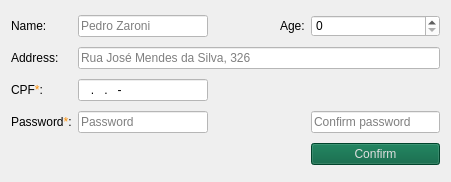
    <widget class="QWidget" name="gridLayoutWidget_7">
     <property name="geometry">
      <rect>
       <x>180</x>
       <y>190</y>
       <width>451</width>
       <height>182</height>
      </rect>
     </property>
     <layout class="QGridLayout" name="gridLayout_9">
      <item row="3" column="0">
       <widget class="QLabel" name="register_lbl_password">
        <property name="styleSheet">
         <string notr="true">font: 25 10pt &quot;Segoe UI Semilight&quot;;</string>
        </property>
        <property name="text">
         <string>&lt;html&gt;&lt;head/&gt;&lt;body&gt;&lt;p&gt;Password&lt;span style=&quot; color:#fe9007;&quot;&gt;*&lt;/span&gt;:&lt;/p&gt;&lt;/body&gt;&lt;/html&gt;</string>
        </property>
       </widget>
      </item>
      <item row="2" column="0">
       <widget class="QLabel" name="register_lbl_cpf">
        <property name="styleSheet">
         <string notr="true">font: 25 10pt &quot;Segoe UI Semilight&quot;;</string>
        </property>
        <property name="text">
         <string>&lt;html&gt;&lt;head/&gt;&lt;body&gt;&lt;p&gt;CPF&lt;span style=&quot; color:#fe9007;&quot;&gt;*&lt;/span&gt;:&lt;/p&gt;&lt;/body&gt;&lt;/html&gt;</string>
        </property>
       </widget>
      </item>
      <item row="0" column="2">
       <spacer name="horizontalSpacer_25">
        <property name="orientation">
         <enum>Qt::Horizontal</enum>
        </property>
        <property name="sizeType">
         <enum>QSizePolicy::Fixed</enum>
        </property>
        <property name="sizeHint" stdset="0">
         <size>
          <width>60</width>
          <height>20</height>
         </size>
        </property>
       </spacer>
      </item>
      <item row="0" column="0">
       <widget class="QLabel" name="register_lbl_name">
        <property name="styleSheet">
         <string notr="true">font: 25 10pt &quot;Segoe UI Semilight&quot;;</string>
        </property>
        <property name="text">
         <string>Name:</string>
        </property>
       </widget>
      </item>
      <item row="0" column="3">
       <widget class="QLabel" name="register_lbl_age">
        <property name="text">
         <string>Age:</string>
        </property>
       </widget>
      </item>
      <item row="1" column="0">
       <widget class="QLabel" name="register_lbl_address">
        <property name="styleSheet">
         <string notr="true">font: 25 10pt &quot;Segoe UI Semilight&quot;;</string>
        </property>
        <property name="text">
         <string>Address:</string>
        </property>
       </widget>
      </item>
      <item row="3" column="1">
       <widget class="QLineEdit" name="register_input_password">
        <property name="palette">
         <palette>
          <active>
           <colorrole role="Button">
            <brush brushstyle="SolidPattern">
             <color alpha="255">
              <red>255</red>
              <green>255</green>
              <blue>255</blue>
             </color>
            </brush>
           </colorrole>
           <colorrole role="Base">
            <brush brushstyle="SolidPattern">
             <color alpha="255">
              <red>255</red>
              <green>255</green>
              <blue>255</blue>
             </color>
            </brush>
           </colorrole>
           <colorrole role="Window">
            <brush brushstyle="SolidPattern">
             <color alpha="255">
              <red>255</red>
              <green>255</green>
              <blue>255</blue>
             </color>
            </brush>
           </colorrole>
           <colorrole role="Highlight">
            <brush brushstyle="SolidPattern">
             <color alpha="255">
              <red>254</red>
              <green>144</green>
              <blue>7</blue>
             </color>
            </brush>
           </colorrole>
           <colorrole role="AlternateBase">
            <brush brushstyle="SolidPattern">
             <color alpha="255">
              <red>111</red>
              <green>161</green>
              <blue>143</blue>
             </color>
            </brush>
           </colorrole>
          </active>
          <inactive>
           <colorrole role="Button">
            <brush brushstyle="SolidPattern">
             <color alpha="255">
              <red>255</red>
              <green>255</green>
              <blue>255</blue>
             </color>
            </brush>
           </colorrole>
           <colorrole role="Base">
            <brush brushstyle="SolidPattern">
             <color alpha="255">
              <red>255</red>
              <green>255</green>
              <blue>255</blue>
             </color>
            </brush>
           </colorrole>
           <colorrole role="Window">
            <brush brushstyle="SolidPattern">
             <color alpha="255">
              <red>255</red>
              <green>255</green>
              <blue>255</blue>
             </color>
            </brush>
           </colorrole>
           <colorrole role="Highlight">
            <brush brushstyle="SolidPattern">
             <color alpha="255">
              <red>254</red>
              <green>144</green>
              <blue>7</blue>
             </color>
            </brush>
           </colorrole>
           <colorrole role="AlternateBase">
            <brush brushstyle="SolidPattern">
             <color alpha="255">
              <red>111</red>
              <green>161</green>
              <blue>143</blue>
             </color>
            </brush>
           </colorrole>
          </inactive>
          <disabled>
           <colorrole role="Button">
            <brush brushstyle="SolidPattern">
             <color alpha="255">
              <red>255</red>
              <green>255</green>
              <blue>255</blue>
             </color>
            </brush>
           </colorrole>
           <colorrole role="Base">
            <brush brushstyle="SolidPattern">
             <color alpha="255">
              <red>255</red>
              <green>255</green>
              <blue>255</blue>
             </color>
            </brush>
           </colorrole>
           <colorrole role="Window">
            <brush brushstyle="SolidPattern">
             <color alpha="255">
              <red>255</red>
              <green>255</green>
              <blue>255</blue>
             </color>
            </brush>
           </colorrole>
           <colorrole role="Highlight">
            <brush brushstyle="SolidPattern">
             <color alpha="255">
              <red>254</red>
              <green>144</green>
              <blue>7</blue>
             </color>
            </brush>
           </colorrole>
           <colorrole role="AlternateBase">
            <brush brushstyle="SolidPattern">
             <color alpha="255">
              <red>111</red>
              <green>161</green>
              <blue>143</blue>
             </color>
            </brush>
           </colorrole>
          </disabled>
         </palette>
        </property>
        <property name="styleSheet">
         <string notr="true">font: 25 10pt &quot;Segoe UI Semilight&quot;;background-color: rgb(255, 255, 255);
border-color: rgb(255, 255, 255);</string>
        </property>
        <property name="echoMode">
         <enum>QLineEdit::Password</enum>
        </property>
        <property name="placeholderText">
         <string>Password</string>
        </property>
       </widget>
      </item>
      <item row="0" column="4">
       <widget class="QSpinBox" name="register_input_age">
        <property name="minimumSize">
         <size>
          <width>121</width>
          <height>20</height>
         </size>
        </property>
        <property name="palette">
         <palette>
          <active>
           <colorrole role="Button">
            <brush brushstyle="SolidPattern">
             <color alpha="255">
              <red>255</red>
              <green>255</green>
              <blue>255</blue>
             </color>
            </brush>
           </colorrole>
           <colorrole role="Base">
            <brush brushstyle="SolidPattern">
             <color alpha="255">
              <red>255</red>
              <green>255</green>
              <blue>255</blue>
             </color>
            </brush>
           </colorrole>
           <colorrole role="Window">
            <brush brushstyle="SolidPattern">
             <color alpha="255">
              <red>255</red>
              <green>255</green>
              <blue>255</blue>
             </color>
            </brush>
           </colorrole>
           <colorrole role="Highlight">
            <brush brushstyle="SolidPattern">
             <color alpha="255">
              <red>254</red>
              <green>144</green>
              <blue>7</blue>
             </color>
            </brush>
           </colorrole>
           <colorrole role="AlternateBase">
            <brush brushstyle="SolidPattern">
             <color alpha="255">
              <red>111</red>
              <green>161</green>
              <blue>143</blue>
             </color>
            </brush>
           </colorrole>
          </active>
          <inactive>
           <colorrole role="Button">
            <brush brushstyle="SolidPattern">
             <color alpha="255">
              <red>255</red>
              <green>255</green>
              <blue>255</blue>
             </color>
            </brush>
           </colorrole>
           <colorrole role="Base">
            <brush brushstyle="SolidPattern">
             <color alpha="255">
              <red>255</red>
              <green>255</green>
              <blue>255</blue>
             </color>
            </brush>
           </colorrole>
           <colorrole role="Window">
            <brush brushstyle="SolidPattern">
             <color alpha="255">
              <red>255</red>
              <green>255</green>
              <blue>255</blue>
             </color>
            </brush>
           </colorrole>
           <colorrole role="Highlight">
            <brush brushstyle="SolidPattern">
             <color alpha="255">
              <red>254</red>
              <green>144</green>
              <blue>7</blue>
             </color>
            </brush>
           </colorrole>
           <colorrole role="AlternateBase">
            <brush brushstyle="SolidPattern">
             <color alpha="255">
              <red>111</red>
              <green>161</green>
              <blue>143</blue>
             </color>
            </brush>
           </colorrole>
          </inactive>
          <disabled>
           <colorrole role="Button">
            <brush brushstyle="SolidPattern">
             <color alpha="255">
              <red>255</red>
              <green>255</green>
              <blue>255</blue>
             </color>
            </brush>
           </colorrole>
           <colorrole role="Base">
            <brush brushstyle="SolidPattern">
             <color alpha="255">
              <red>255</red>
              <green>255</green>
              <blue>255</blue>
             </color>
            </brush>
           </colorrole>
           <colorrole role="Window">
            <brush brushstyle="SolidPattern">
             <color alpha="255">
              <red>255</red>
              <green>255</green>
              <blue>255</blue>
             </color>
            </brush>
           </colorrole>
           <colorrole role="Highlight">
            <brush brushstyle="SolidPattern">
             <color alpha="255">
              <red>254</red>
              <green>144</green>
              <blue>7</blue>
             </color>
            </brush>
           </colorrole>
           <colorrole role="AlternateBase">
            <brush brushstyle="SolidPattern">
             <color alpha="255">
              <red>111</red>
              <green>161</green>
              <blue>143</blue>
             </color>
            </brush>
           </colorrole>
          </disabled>
         </palette>
        </property>
        <property name="styleSheet">
         <string notr="true">font: 25 10pt &quot;Segoe UI Semilight&quot;;background-color: rgb(255, 255, 255);
border-color: rgb(255, 255, 255);</string>
        </property>
        <property name="maximum">
         <number>130</number>
        </property>
       </widget>
      </item>
      <item row="0" column="1">
       <widget class="QLineEdit" name="register_input_name">
        <property name="palette">
         <palette>
          <active>
           <colorrole role="Button">
            <brush brushstyle="SolidPattern">
             <color alpha="255">
              <red>255</red>
              <green>255</green>
              <blue>255</blue>
             </color>
            </brush>
           </colorrole>
           <colorrole role="Base">
            <brush brushstyle="SolidPattern">
             <color alpha="255">
              <red>255</red>
              <green>255</green>
              <blue>255</blue>
             </color>
            </brush>
           </colorrole>
           <colorrole role="Window">
            <brush brushstyle="SolidPattern">
             <color alpha="255">
              <red>255</red>
              <green>255</green>
              <blue>255</blue>
             </color>
            </brush>
           </colorrole>
           <colorrole role="Highlight">
            <brush brushstyle="SolidPattern">
             <color alpha="255">
              <red>254</red>
              <green>144</green>
              <blue>7</blue>
             </color>
            </brush>
           </colorrole>
           <colorrole role="AlternateBase">
            <brush brushstyle="SolidPattern">
             <color alpha="255">
              <red>111</red>
              <green>161</green>
              <blue>143</blue>
             </color>
            </brush>
           </colorrole>
          </active>
          <inactive>
           <colorrole role="Button">
            <brush brushstyle="SolidPattern">
             <color alpha="255">
              <red>255</red>
              <green>255</green>
              <blue>255</blue>
             </color>
            </brush>
           </colorrole>
           <colorrole role="Base">
            <brush brushstyle="SolidPattern">
             <color alpha="255">
              <red>255</red>
              <green>255</green>
              <blue>255</blue>
             </color>
            </brush>
           </colorrole>
           <colorrole role="Window">
            <brush brushstyle="SolidPattern">
             <color alpha="255">
              <red>255</red>
              <green>255</green>
              <blue>255</blue>
             </color>
            </brush>
           </colorrole>
           <colorrole role="Highlight">
            <brush brushstyle="SolidPattern">
             <color alpha="255">
              <red>254</red>
              <green>144</green>
              <blue>7</blue>
             </color>
            </brush>
           </colorrole>
           <colorrole role="AlternateBase">
            <brush brushstyle="SolidPattern">
             <color alpha="255">
              <red>111</red>
              <green>161</green>
              <blue>143</blue>
             </color>
            </brush>
           </colorrole>
          </inactive>
          <disabled>
           <colorrole role="Button">
            <brush brushstyle="SolidPattern">
             <color alpha="255">
              <red>255</red>
              <green>255</green>
              <blue>255</blue>
             </color>
            </brush>
           </colorrole>
           <colorrole role="Base">
            <brush brushstyle="SolidPattern">
             <color alpha="255">
              <red>255</red>
              <green>255</green>
              <blue>255</blue>
             </color>
            </brush>
           </colorrole>
           <colorrole role="Window">
            <brush brushstyle="SolidPattern">
             <color alpha="255">
              <red>255</red>
              <green>255</green>
              <blue>255</blue>
             </color>
            </brush>
           </colorrole>
           <colorrole role="Highlight">
            <brush brushstyle="SolidPattern">
             <color alpha="255">
              <red>254</red>
              <green>144</green>
              <blue>7</blue>
             </color>
            </brush>
           </colorrole>
           <colorrole role="AlternateBase">
            <brush brushstyle="SolidPattern">
             <color alpha="255">
              <red>111</red>
              <green>161</green>
              <blue>143</blue>
             </color>
            </brush>
           </colorrole>
          </disabled>
         </palette>
        </property>
        <property name="styleSheet">
         <string notr="true">background-color: rgb(255, 255, 255);
font: 25 10pt &quot;Segoe UI Semilight&quot;;border-color: rgb(255, 255, 255);</string>
        </property>
        <property name="placeholderText">
         <string>Pedro Zaroni</string>
        </property>
       </widget>
      </item>
      <item row="2" column="1">
       <widget class="QLineEdit" name="register_input_cpf">
        <property name="palette">
         <palette>
          <active>
           <colorrole role="Button">
            <brush brushstyle="SolidPattern">
             <color alpha="255">
              <red>255</red>
              <green>255</green>
              <blue>255</blue>
             </color>
            </brush>
           </colorrole>
           <colorrole role="Base">
            <brush brushstyle="SolidPattern">
             <color alpha="255">
              <red>255</red>
              <green>255</green>
              <blue>255</blue>
             </color>
            </brush>
           </colorrole>
           <colorrole role="Window">
            <brush brushstyle="SolidPattern">
             <color alpha="255">
              <red>255</red>
              <green>255</green>
              <blue>255</blue>
             </color>
            </brush>
           </colorrole>
           <colorrole role="Highlight">
            <brush brushstyle="SolidPattern">
             <color alpha="255">
              <red>254</red>
              <green>144</green>
              <blue>7</blue>
             </color>
            </brush>
           </colorrole>
           <colorrole role="AlternateBase">
            <brush brushstyle="SolidPattern">
             <color alpha="255">
              <red>111</red>
              <green>161</green>
              <blue>143</blue>
             </color>
            </brush>
           </colorrole>
          </active>
          <inactive>
           <colorrole role="Button">
            <brush brushstyle="SolidPattern">
             <color alpha="255">
              <red>255</red>
              <green>255</green>
              <blue>255</blue>
             </color>
            </brush>
           </colorrole>
           <colorrole role="Base">
            <brush brushstyle="SolidPattern">
             <color alpha="255">
              <red>255</red>
              <green>255</green>
              <blue>255</blue>
             </color>
            </brush>
           </colorrole>
           <colorrole role="Window">
            <brush brushstyle="SolidPattern">
             <color alpha="255">
              <red>255</red>
              <green>255</green>
              <blue>255</blue>
             </color>
            </brush>
           </colorrole>
           <colorrole role="Highlight">
            <brush brushstyle="SolidPattern">
             <color alpha="255">
              <red>254</red>
              <green>144</green>
              <blue>7</blue>
             </color>
            </brush>
           </colorrole>
           <colorrole role="AlternateBase">
            <brush brushstyle="SolidPattern">
             <color alpha="255">
              <red>111</red>
              <green>161</green>
              <blue>143</blue>
             </color>
            </brush>
           </colorrole>
          </inactive>
          <disabled>
           <colorrole role="Button">
            <brush brushstyle="SolidPattern">
             <color alpha="255">
              <red>255</red>
              <green>255</green>
              <blue>255</blue>
             </color>
            </brush>
           </colorrole>
           <colorrole role="Base">
            <brush brushstyle="SolidPattern">
             <color alpha="255">
              <red>255</red>
              <green>255</green>
              <blue>255</blue>
             </color>
            </brush>
           </colorrole>
           <colorrole role="Window">
            <brush brushstyle="SolidPattern">
             <color alpha="255">
              <red>255</red>
              <green>255</green>
              <blue>255</blue>
             </color>
            </brush>
           </colorrole>
           <colorrole role="Highlight">
            <brush brushstyle="SolidPattern">
             <color alpha="255">
              <red>254</red>
              <green>144</green>
              <blue>7</blue>
             </color>
            </brush>
           </colorrole>
           <colorrole role="AlternateBase">
            <brush brushstyle="SolidPattern">
             <color alpha="255">
              <red>111</red>
              <green>161</green>
              <blue>143</blue>
             </color>
            </brush>
           </colorrole>
          </disabled>
         </palette>
        </property>
        <property name="styleSheet">
         <string notr="true">font: 25 10pt &quot;Segoe UI Semilight&quot;;background-color: rgb(255, 255, 255);
border-color: rgb(255, 255, 255);</string>
        </property>
        <property name="inputMask">
         <string>999.999.999-99; </string>
        </property>
        <property name="placeholderText">
         <string/>
        </property>
        <property name="cursorMoveStyle">
         <enum>Qt::LogicalMoveStyle</enum>
        </property>
       </widget>
      </item>
      <item row="1" column="1" colspan="4">
       <widget class="QLineEdit" name="register_input_address">
        <property name="palette">
         <palette>
          <active>
           <colorrole role="Button">
            <brush brushstyle="SolidPattern">
             <color alpha="255">
              <red>255</red>
              <green>255</green>
              <blue>255</blue>
             </color>
            </brush>
           </colorrole>
           <colorrole role="Base">
            <brush brushstyle="SolidPattern">
             <color alpha="255">
              <red>255</red>
              <green>255</green>
              <blue>255</blue>
             </color>
            </brush>
           </colorrole>
           <colorrole role="Window">
            <brush brushstyle="SolidPattern">
             <color alpha="255">
              <red>255</red>
              <green>255</green>
              <blue>255</blue>
             </color>
            </brush>
           </colorrole>
           <colorrole role="Highlight">
            <brush brushstyle="SolidPattern">
             <color alpha="255">
              <red>254</red>
              <green>144</green>
              <blue>7</blue>
             </color>
            </brush>
           </colorrole>
           <colorrole role="AlternateBase">
            <brush brushstyle="SolidPattern">
             <color alpha="255">
              <red>111</red>
              <green>161</green>
              <blue>143</blue>
             </color>
            </brush>
           </colorrole>
          </active>
          <inactive>
           <colorrole role="Button">
            <brush brushstyle="SolidPattern">
             <color alpha="255">
              <red>255</red>
              <green>255</green>
              <blue>255</blue>
             </color>
            </brush>
           </colorrole>
           <colorrole role="Base">
            <brush brushstyle="SolidPattern">
             <color alpha="255">
              <red>255</red>
              <green>255</green>
              <blue>255</blue>
             </color>
            </brush>
           </colorrole>
           <colorrole role="Window">
            <brush brushstyle="SolidPattern">
             <color alpha="255">
              <red>255</red>
              <green>255</green>
              <blue>255</blue>
             </color>
            </brush>
           </colorrole>
           <colorrole role="Highlight">
            <brush brushstyle="SolidPattern">
             <color alpha="255">
              <red>254</red>
              <green>144</green>
              <blue>7</blue>
             </color>
            </brush>
           </colorrole>
           <colorrole role="AlternateBase">
            <brush brushstyle="SolidPattern">
             <color alpha="255">
              <red>111</red>
              <green>161</green>
              <blue>143</blue>
             </color>
            </brush>
           </colorrole>
          </inactive>
          <disabled>
           <colorrole role="Button">
            <brush brushstyle="SolidPattern">
             <color alpha="255">
              <red>255</red>
              <green>255</green>
              <blue>255</blue>
             </color>
            </brush>
           </colorrole>
           <colorrole role="Base">
            <brush brushstyle="SolidPattern">
             <color alpha="255">
              <red>255</red>
              <green>255</green>
              <blue>255</blue>
             </color>
            </brush>
           </colorrole>
           <colorrole role="Window">
            <brush brushstyle="SolidPattern">
             <color alpha="255">
              <red>255</red>
              <green>255</green>
              <blue>255</blue>
             </color>
            </brush>
           </colorrole>
           <colorrole role="Highlight">
            <brush brushstyle="SolidPattern">
             <color alpha="255">
              <red>254</red>
              <green>144</green>
              <blue>7</blue>
             </color>
            </brush>
           </colorrole>
           <colorrole role="AlternateBase">
            <brush brushstyle="SolidPattern">
             <color alpha="255">
              <red>111</red>
              <green>161</green>
              <blue>143</blue>
             </color>
            </brush>
           </colorrole>
          </disabled>
         </palette>
        </property>
        <property name="styleSheet">
         <string notr="true">font: 25 10pt &quot;Segoe UI Semilight&quot;;background-color: rgb(255, 255, 255);
border-color: rgb(255, 255, 255);</string>
        </property>
        <property name="placeholderText">
         <string>Rua José Mendes da Silva, 326</string>
        </property>
       </widget>
      </item>
      <item row="3" column="4">
       <widget class="QLineEdit" name="register_input_password_1">
        <property name="palette">
         <palette>
          <active>
           <colorrole role="Button">
            <brush brushstyle="SolidPattern">
             <color alpha="255">
              <red>255</red>
              <green>255</green>
              <blue>255</blue>
             </color>
            </brush>
           </colorrole>
           <colorrole role="Base">
            <brush brushstyle="SolidPattern">
             <color alpha="255">
              <red>255</red>
              <green>255</green>
              <blue>255</blue>
             </color>
            </brush>
           </colorrole>
           <colorrole role="Window">
            <brush brushstyle="SolidPattern">
             <color alpha="255">
              <red>255</red>
              <green>255</green>
              <blue>255</blue>
             </color>
            </brush>
           </colorrole>
           <colorrole role="Highlight">
            <brush brushstyle="SolidPattern">
             <color alpha="255">
              <red>254</red>
              <green>144</green>
              <blue>7</blue>
             </color>
            </brush>
           </colorrole>
           <colorrole role="AlternateBase">
            <brush brushstyle="SolidPattern">
             <color alpha="255">
              <red>111</red>
              <green>161</green>
              <blue>143</blue>
             </color>
            </brush>
           </colorrole>
          </active>
          <inactive>
           <colorrole role="Button">
            <brush brushstyle="SolidPattern">
             <color alpha="255">
              <red>255</red>
              <green>255</green>
              <blue>255</blue>
             </color>
            </brush>
           </colorrole>
           <colorrole role="Base">
            <brush brushstyle="SolidPattern">
             <color alpha="255">
              <red>255</red>
              <green>255</green>
              <blue>255</blue>
             </color>
            </brush>
           </colorrole>
           <colorrole role="Window">
            <brush brushstyle="SolidPattern">
             <color alpha="255">
              <red>255</red>
              <green>255</green>
              <blue>255</blue>
             </color>
            </brush>
           </colorrole>
           <colorrole role="Highlight">
            <brush brushstyle="SolidPattern">
             <color alpha="255">
              <red>254</red>
              <green>144</green>
              <blue>7</blue>
             </color>
            </brush>
           </colorrole>
           <colorrole role="AlternateBase">
            <brush brushstyle="SolidPattern">
             <color alpha="255">
              <red>111</red>
              <green>161</green>
              <blue>143</blue>
             </color>
            </brush>
           </colorrole>
          </inactive>
          <disabled>
           <colorrole role="Button">
            <brush brushstyle="SolidPattern">
             <color alpha="255">
              <red>255</red>
              <green>255</green>
              <blue>255</blue>
             </color>
            </brush>
           </colorrole>
           <colorrole role="Base">
            <brush brushstyle="SolidPattern">
             <color alpha="255">
              <red>255</red>
              <green>255</green>
              <blue>255</blue>
             </color>
            </brush>
           </colorrole>
           <colorrole role="Window">
            <brush brushstyle="SolidPattern">
             <color alpha="255">
              <red>255</red>
              <green>255</green>
              <blue>255</blue>
             </color>
            </brush>
           </colorrole>
           <colorrole role="Highlight">
            <brush brushstyle="SolidPattern">
             <color alpha="255">
              <red>254</red>
              <green>144</green>
              <blue>7</blue>
             </color>
            </brush>
           </colorrole>
           <colorrole role="AlternateBase">
            <brush brushstyle="SolidPattern">
             <color alpha="255">
              <red>111</red>
              <green>161</green>
              <blue>143</blue>
             </color>
            </brush>
           </colorrole>
          </disabled>
         </palette>
        </property>
        <property name="styleSheet">
         <string notr="true">font: 25 10pt &quot;Segoe UI Semilight&quot;;background-color: rgb(255, 255, 255);
border-color: rgb(255, 255, 255);</string>
        </property>
        <property name="echoMode">
         <enum>QLineEdit::Password</enum>
        </property>
        <property name="placeholderText">
         <string>Confirm password</string>
        </property>
       </widget>
      </item>
      <item row="4" column="4">
       <widget class="QPushButton" name="register_btn_confirm">
        <property name="focusPolicy">
         <enum>Qt::NoFocus</enum>
        </property>
        <property name="styleSheet">
         <string notr="true">font: 25 10pt &quot;Segoe UI Semilight&quot;;background-color: rgb(1, 95, 61);
color: rgb(222, 222, 222);</string>
        </property>
        <property name="text">
         <string>Confirm</string>
        </property>
        <property name="shortcut">
         <string>Return</string>
        </property>
        <property name="flat">
         <bool>false</bool>
        </property>
       </widget>
      </item>
     </layout>
    </widget>
